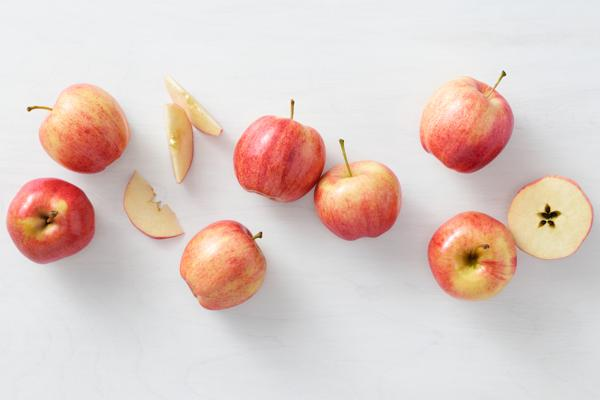
#> input picture supplier-data/images/001.jpeg, 600 x 400 px, found by its file name; its folder holds only this picture in this run
$ python picprocess.py
#> lines starting #> are read from the running program, lines starting #| are printed output that depends on the picture
#!/usr/bin/env python3
import os
import sys
from PIL import Image

size = (128, 128)
for infile in os.listdir('images'):
  if infile == '.DS_Store':
    continue
  outfile = os.path.splitext(infile)[0]
  with Image.open(os.path.join('images', infile)).convert('RGB') as im:
#> im is the input picture: PIL image 600x400 RGB; mean R, G, B 222.2, 203.9, 197.8
    im.thumbnail(size)
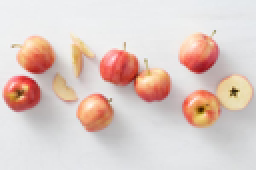
#> im: PIL image 128x85 RGB (shown 2 times larger); mean R, G, B 222.3, 204.1, 197.9
    im.rotate(270).save(outfile, "JPEG")
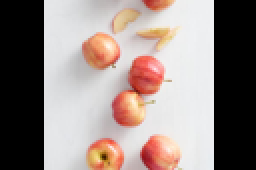
#> saved as 001: PIL image 128x85 RGB (shown 2 times larger); mean R, G, B 148.2, 135.1, 130.9
    print(im.format)
#| None

$ run again, on supplier-data/images/005.jpeg
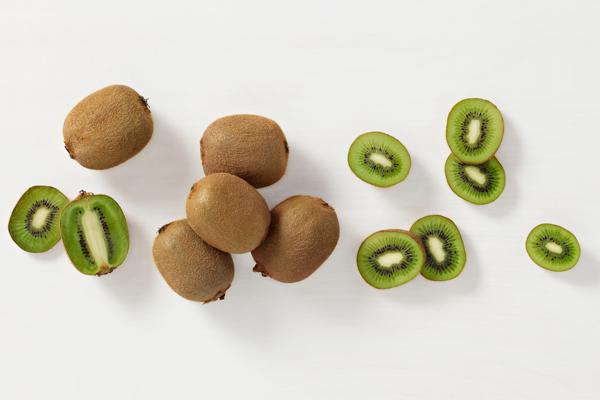
#> input picture supplier-data/images/005.jpeg, 600 x 400 px, found by its file name
#> im is the input picture: PIL image 600x400 RGB; mean R, G, B 212.2, 207.3, 191.7
#> `im.thumbnail(size)`:
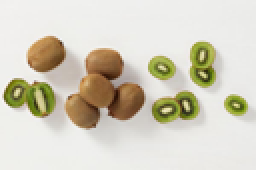
#> im: PIL image 128x85 RGB (shown 2 times larger); mean R, G, B 212.3, 207.4, 191.8
#> `im.rotate(270).save(outfile, "JPEG")`:
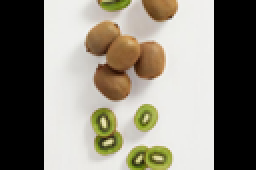
#> saved as 005: PIL image 128x85 RGB (shown 2 times larger); mean R, G, B 137.2, 132.7, 121.4
#| None

$ run again, on supplier-data/images/006.jpeg
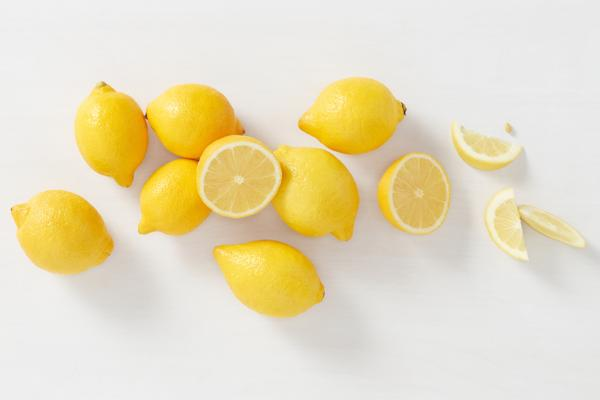
#> input picture supplier-data/images/006.jpeg, 600 x 400 px, found by its file name
#> im is the input picture: PIL image 600x400 RGB; mean R, G, B 231.5, 221.2, 190
#> `im.thumbnail(size)`:
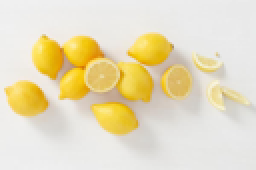
#> im: PIL image 128x85 RGB (shown 2 times larger); mean R, G, B 231.6, 221.3, 190.1
#> `im.rotate(270).save(outfile, "JPEG")`:
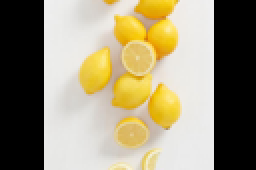
#> saved as 006: PIL image 128x85 RGB (shown 2 times larger); mean R, G, B 152.7, 144.1, 118.5
#| None

$ run again, on supplier-data/images/007.jpeg
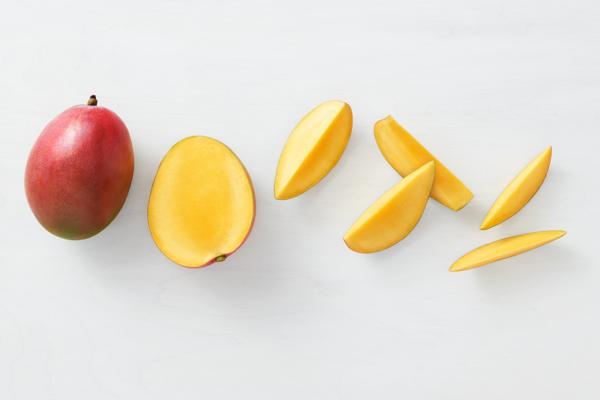
#> input picture supplier-data/images/007.jpeg, 600 x 400 px, found by its file name
#> im is the input picture: PIL image 600x400 RGB; mean R, G, B 228.6, 219.5, 205.5
#> `im.thumbnail(size)`:
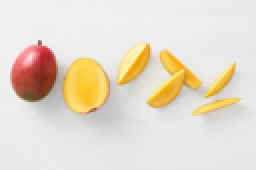
#> im: PIL image 128x85 RGB (shown 2 times larger); mean R, G, B 228.7, 219.6, 205.6
#> `im.rotate(270).save(outfile, "JPEG")`:
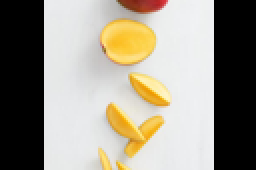
#> saved as 007: PIL image 128x85 RGB (shown 2 times larger); mean R, G, B 152.5, 147, 134.6
#| None

$ run again, on supplier-data/images/002.jpeg
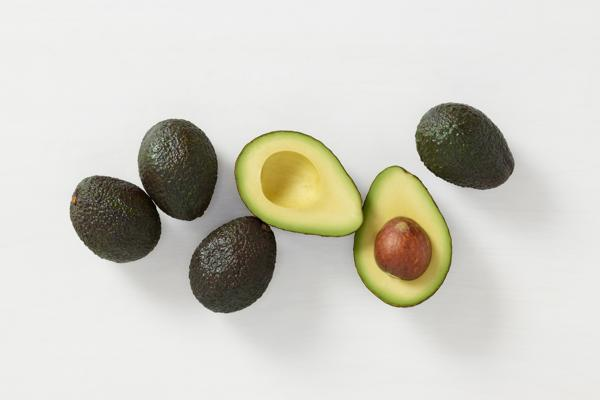
#> input picture supplier-data/images/002.jpeg, 600 x 400 px, found by its file name
#> im is the input picture: PIL image 600x400 RGB; mean R, G, B 208.6, 206.9, 197
#> `im.thumbnail(size)`:
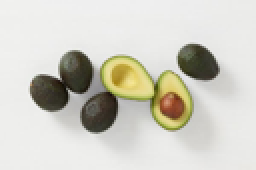
#> im: PIL image 128x85 RGB (shown 2 times larger); mean R, G, B 208.7, 207, 197.1
#> `im.rotate(270).save(outfile, "JPEG")`:
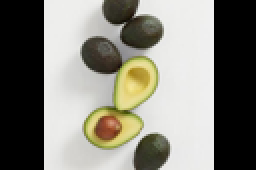
#> saved as 002: PIL image 128x85 RGB (shown 2 times larger); mean R, G, B 131.4, 129.8, 120.8
#| None
